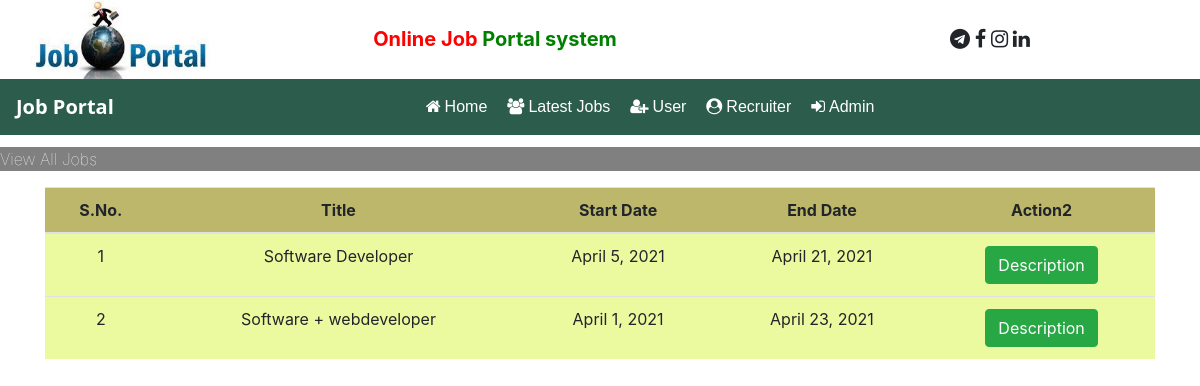
/sjl/, run on the app's committed database.
### appp/models.py (models this page shows, shortened)
class AddJob(models.Model):
    recruiter=models.ForeignKey(Recruiter,on_delete=models.CASCADE)
    start_date=models.DateField()
    end_date=models.DateField()
    title=models.CharField(max_length=20)
    salary=models.FloatField(max_length=20)
    image=models.FileField(null=True)
    description=models.TextField(max_length=500,null=True)
    experience=models.CharField(max_length=50,null=True)
    Location=models.CharField(max_length=50,null=True)
    skills=models.TextField(max_length=500,null=True)
    creationdate=models.DateField()

### appp/views.py (the view)
# urls.py: path('sjl/',Sjl,name='sjl'),
def Sjl(request):
    job=AddJob.objects.all()
    d={'job':job}
    return render(request,'sjl.html',d)

### appp/templates/sjl.html (shortened to what this page needs)
{%load static %}
{% block body %}
{% include 'navigation.html' %}
<marquee style="background: grey;margin-top: 1%;">
    <p style="margin-top: .5%;color: white;font-weight:20;">View All Jobs</p>
</marquee>
<div class="container mt-2">
<table class="table table-hover mt-2" id="example">
    <thead>
        <tr style="background-color:darkkhaki;">
            <th>S.No.</th>
            <th>Title</th>
            <th>Start Date</th>
            <th>End Date</th>
            <th>Action2</th>
        </tr>
    </thead>
    <tbody>
        {% for i in job %}
        <tr  style="background-color:rgb(236, 250, 159);">
            <td>{{forloop.counter}}</td>
            <td>{{i.title}}</td>
            <td>{{i.start_date}}</td>
            <td>{{i.end_date}}</td>
            <td><a href="{% url 'description' i.id %}" class="btn btn-success" >Description</a></td>
        </tr>
        {%endfor%}
    </tbody>
</table>
</div>
{% endblock %}

### appp/templates/sjl.html (style rules this page uses)
tr { text-align: center; }

### data on the page
AddJob: title "Software Developer", start_date "April 5, 2021", end_date "April 21, 2021"
AddJob: title "Software + webdeveloper", start_date "April 1, 2021", end_date "April 23, 2021"
